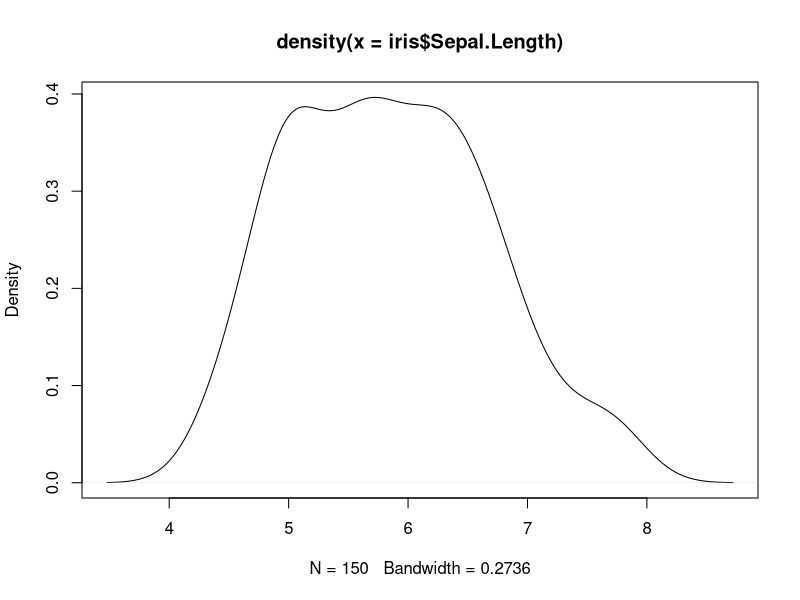

This chart was generated by the following R code:
## ---- chunk 1
y <- density(iris$Sepal.Length)
## ---- chunk 2
class(y)
typeof(y)
str(y)
## ---- chunk 3
#| echo: false
plot(y)
